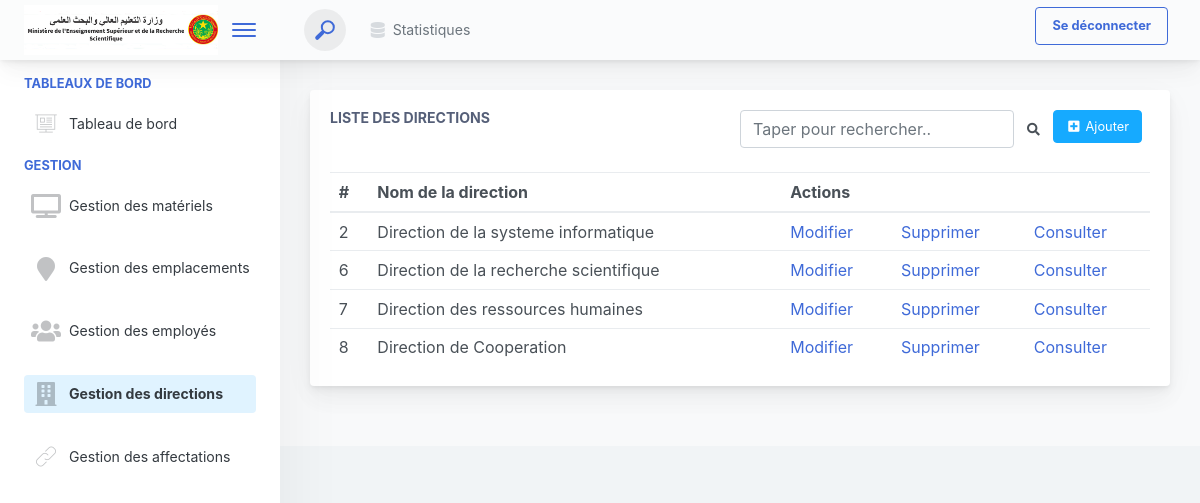
The app's page /etablissement/ (signed in) with its own data.
### accounts/models.py (models this page shows, shortened)
class Etablissement(models.Model):
    nom_etablissement = models.CharField(max_length=200, unique=True)

### GestionVentes/views.py (the view)
# urls.py: path('etablissement/', views.etablissement, name="etablissement"),
@login_required(login_url='login')
def etablissement(request):
    all_etablissement= Etablissement.objects.all()
    return render(request,"etablissements/index.html",{"etablissements": all_etablissement,"navbar":'etablissement'})

### GestionVentes/templates/etablissements/index.html (shortened to what this page needs)
{% extends 'navbar.html' %}
{% block content %}
  <div class="app-main__inner">
    <div class="app-page-title">
      <div class="row">
        <div class="col-lg-12">
          <div class="main-card mb-3 card">
            <div class="card-body">
              <div style="display: flex ; justify-content: space-between;">
                <div>
                  <h5 class="card-title">Liste des directions</h5>
                </div>
                <div style="display: flex ; justify-content: space-between;">
                  <div style="display: flex ; justify-content: space-between;" >
                    <input class="form-control"   type="text" id="myInput" onkeyup="myFunction()" placeholder="Taper pour rechercher..">
                    <button class="btn" type="submit"><i class="fa fa-search"></i></button>
                  </div>
                  <div>
                    <a href="{% url 'add_etablissement' %}" class="mb-2 mr-2 btn btn-info"><i class="fa fa-fw" aria-hidden="true" title="Copier pour utiliser plus-square"></i> Ajouter </a>
                  </div>
                </div>
              </div>
              <br>
              <table class="mb-0 table" id="myTable">
                <thead>
                  <tr>
                    <th>#</th>
                    <th>Nom de la direction</th>
                    <th colspan="3" >Actions</th>
                  </tr>
                </thead>
                <tbody>
                  {% for i in etablissements %}
                  <tr>
                    <td>{{i.id}}</td>
                    <td>{{i.nom_etablissement}}</td>
                    <td>
                      <a class='button' href="/edit_etablissement/{{i.id}}">Modifier</a>
                    </td>
                    <td>
                      <a class='button' href="/delete_etablissement/{{i.id}}">Supprimer</a>
                    </td>
                    <td>
                      <a class='button' href="/show_etablissement/{{i.id}}">Consulter</a>
                    </td>
                  </tr>
                  {% endfor %}
                </tbody>
              </table>
            </div>
          </div>
        </div>
      </div>
    </div>
  </div>
{% endblock %}

### records on screen
Etablissement: id "2", nom_etablissement "Direction de la systeme informatique"
Etablissement: id "6", nom_etablissement "Direction de la recherche scientifique"
Etablissement: id "7", nom_etablissement "Direction des ressources humaines"
Etablissement: id "8", nom_etablissement "Direction de Cooperation"
